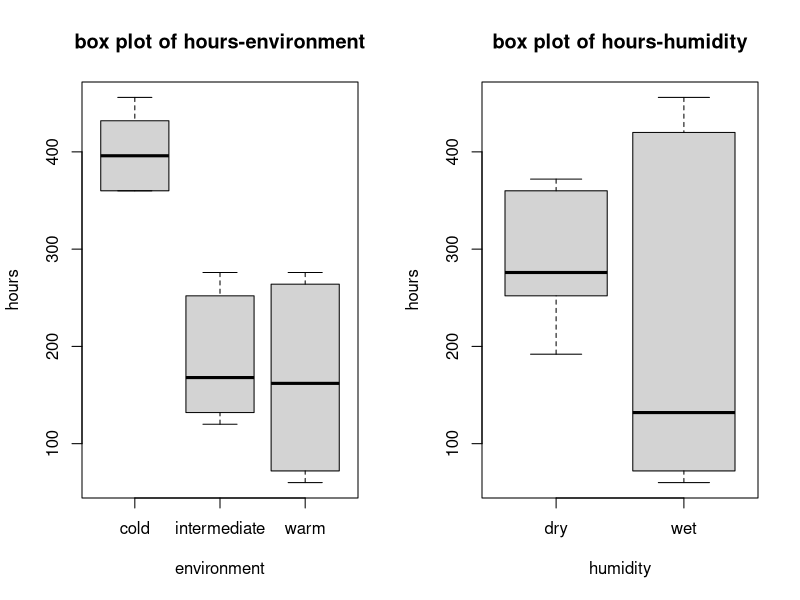
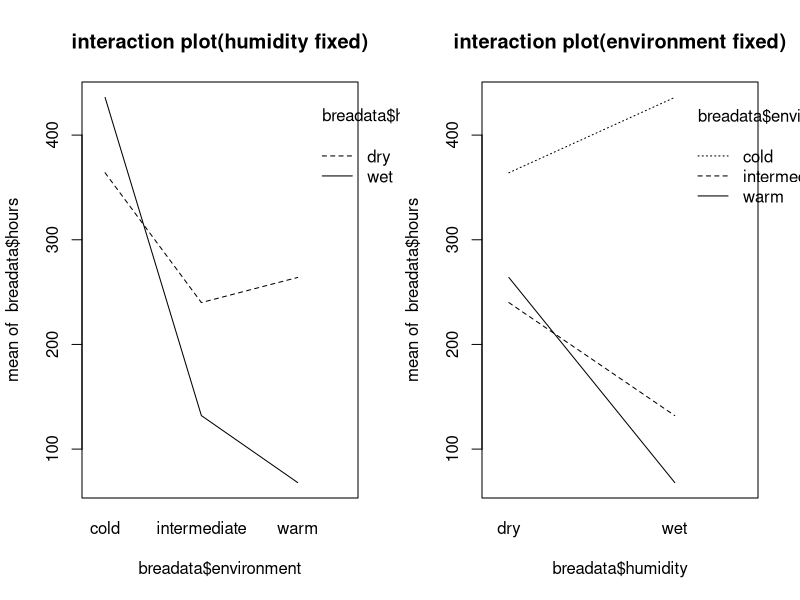
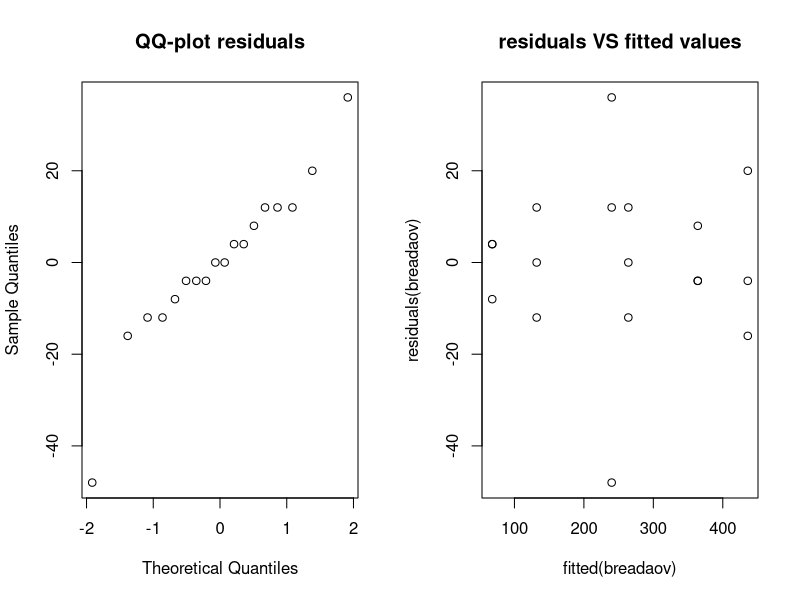
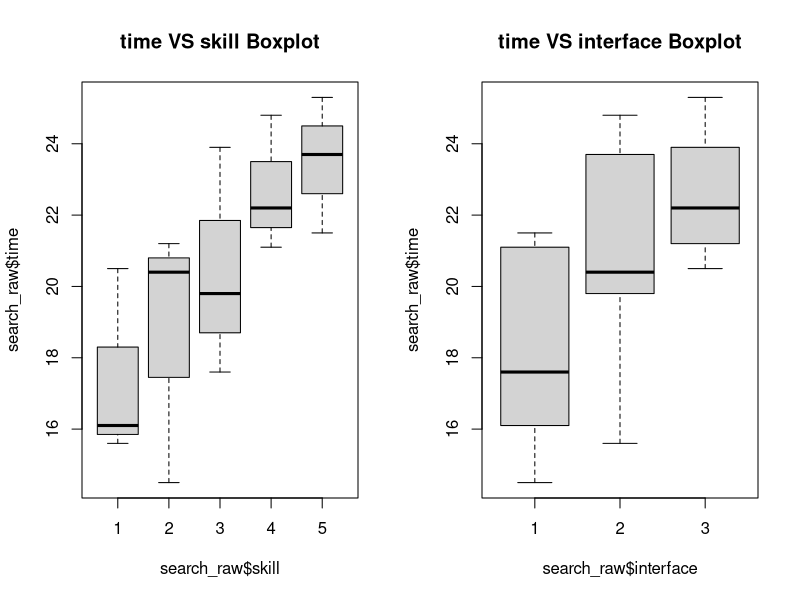
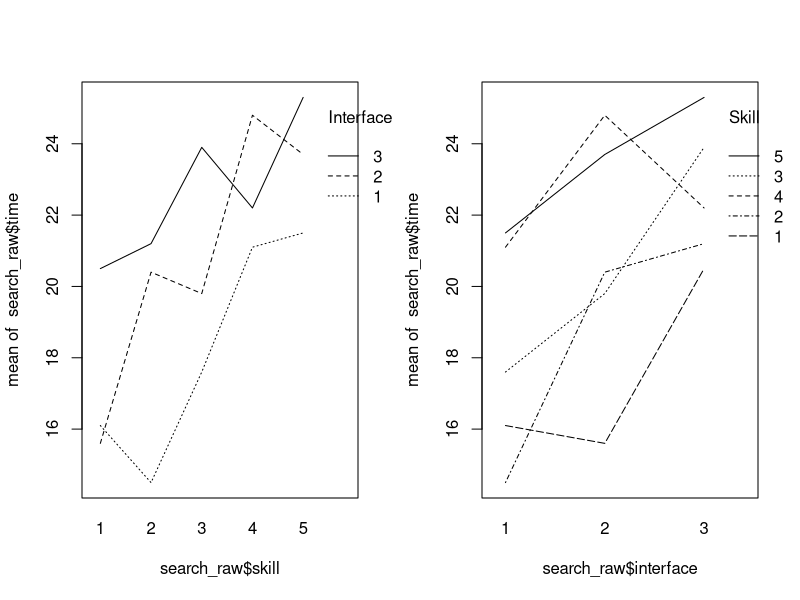
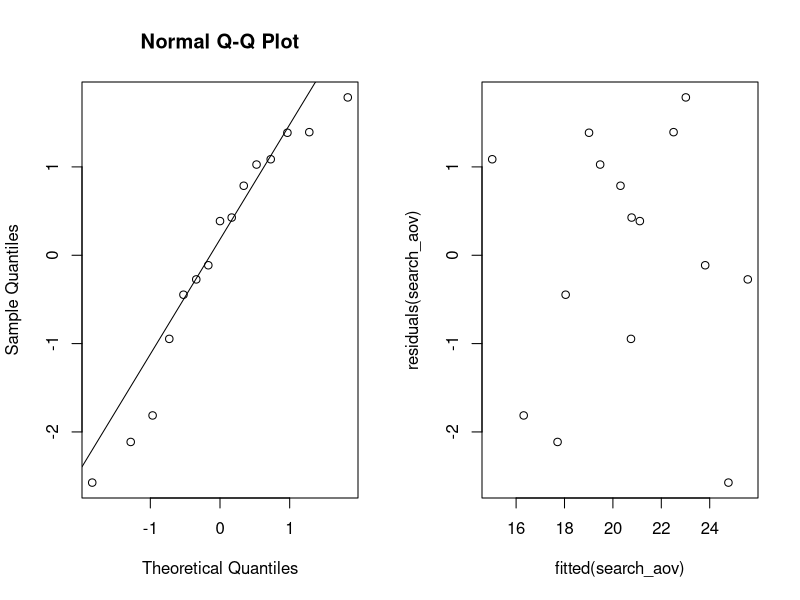
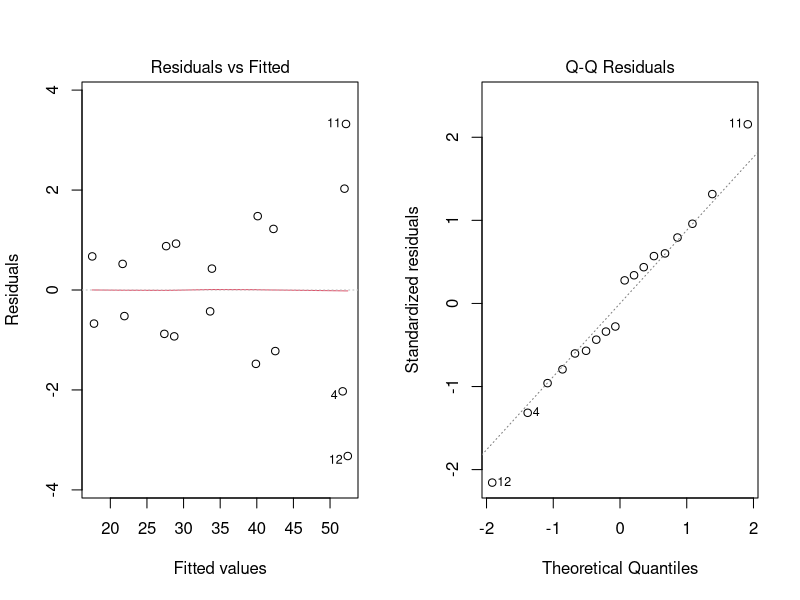
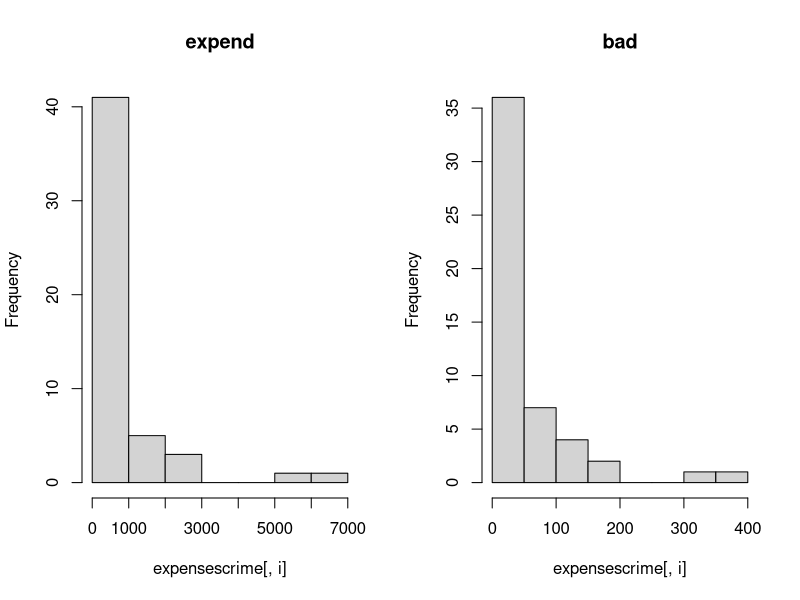

R code for these plots, in order:
## ---- chunk 1
I=3; J=2; N=3
rbind(rep(1:I,each=N*J),rep(1:J,N*I),sample(1:(N*I*J)))
## ---- chunk 2
breadata=read.table(file="bread.txt",header=TRUE);par(mfrow=c(1,2))
boxplot(hours~environment,data=breadata, main="box plot of hours-environment")
boxplot(hours~humidity, data=breadata,main="box plot of hours-humidity")
interaction.plot(breadata$environment,breadata$humidity,breadata$hours, main="interaction plot(humidity fixed)")
interaction.plot(breadata$humidity,breadata$environment,breadata$hours, main="interaction plot(environment fixed)")
## ---- chunk 3
breadaov=lm(hours~environment*humidity, data = breadata); anova(breadaov)
## ---- chunk 4
summary(breadaov)
## ---- chunk 5
par(mfrow=c(1,2));qqnorm(residuals(breadaov), main="QQ-plot residuals"); plot(fitted(breadaov),residuals(breadaov), main="residuals VS fitted values")
## ---- chunk 6
search_raw <- read.delim("./search.txt", header = TRUE, sep = "")
I <- 3; B <- 5; N <- 1;
for(i in 1:B) print(sample(1:(N * I)))
## ---- chunk 7
par(mfrow = c(1,2))
boxplot(search_raw$time ~ search_raw$skill, main = "time VS skill Boxplot")
boxplot(search_raw$time ~ search_raw$interface, main = "time VS interface Boxplot")
## ---- chunk 8
interaction.plot(search_raw$skill, search_raw$interface, search_raw$time, trace.label = "Interface")
interaction.plot(search_raw$interface, search_raw$skill, search_raw$time, trace.label = "Skill")
## ---- chunk 9
search_raw$skill <- as.factor(search_raw$skill)
search_raw$interface <- as.factor(search_raw$interface)
search_aov <- lm(search_raw$time ~ search_raw$skill + search_raw$interface, data = search_raw)
print(anova(search_aov), signif.stars = F)
## ---- chunk 10
contrasts(search_raw$interface) <- contr.sum
contrasts(search_raw$skill) <- contr.sum
search_aov2 <- lm(search_raw$time  ~ search_raw$interface + search_raw$skill)
summary(search_aov2)
## ---- chunk 11
options(digits = 6)
qqnorm(residuals(search_aov));qqline(residuals(search_aov))
plot(fitted(search_aov), residuals(search_aov))
print(shapiro.test(residuals(search_aov))) # fail to reject H0, might be normal
## ---- chunk 12
options(digits = 5)
friedman.test(search_raw$time, search_raw$interface, search_raw$skill)
## ---- chunk 13
search_aov_one_way <- lm(search_raw$time ~ search_raw$interface, data = search_raw)
print(anova(search_aov_one_way), signif.stars = F)
## ---- chunk 14
cow=read.table(file="cow.txt",header=TRUE)
cow$id=factor(cow$id); cow$per=factor(cow$per)
aovcow=lm(milk~treatment+id,data=cow); anova(aovcow)
par(mfrow=c(1,2));plot(aovcow,1);plot(aovcow,2)
## ---- chunk 15
cowlm=lm(milk~treatment+per+id,data=cow); anova(cowlm);summary(cowlm)
## ---- chunk 16
library("lme4")
cowlmer=lmer(milk~treatment+order+per+(1|id),REML=FALSE, data = cow);summary(cowlmer)
cowlmer1 = lmer(milk~order+per+(1|id),REML=FALSE, data = cow)
anova(cowlmer,cowlmer1)
## ---- chunk 17
attach(cow)
t.test(milk[treatment=="A"],milk[treatment=="B"],paired=TRUE)
## ---- chunk 18
nausea_raw <- read.delim("./nauseatable.txt", header = TRUE, sep = "")
med_vec <- c();nausea_vec <- c()

for(i in 1:3) { med_name <- rownames(nausea_raw)[i]
  for(j in 1:2) { nausea <- colnames(nausea_raw)[j]
    for(k in 1:nausea_raw[,j][i]) { med_vec <- append(med_vec, med_name)
      if(j == 1) { nausea_vec <- append(nausea_vec, "no")} 
      else if(j == 2){ nausea_vec <- append(nausea_vec, "yes")}
    }
  }
}
nausea_frame <- data.frame(medicin = med_vec, naus = nausea_vec)
xtabs(~nausea_frame$medicin + nausea_frame$naus)
## ---- chunk 19
permutation_test <- function() {
  B <- 1000; Tstar <- numeric(B)
  for(i in 1:B) { Xstar <- sample(nausea_frame$medicin)
    Tstar[i] <- chisq.test(xtabs(~Xstar + nausea_frame$naus))[[1]]}
  t <- chisq.test(xtabs(~nausea_frame$medicin + nausea_frame$naus))[[1]]
  p1 <- sum(Tstar < t) / B; pr <- sum(Tstar > t) / B
  p <- 2 * min(pr, p1)
  return(p)
}

p_val <- permutation_test()
## ---- chunk 20
options(digits = 3)
## ---- chunk 21

p_val_chi <- chisq.test(xtabs(~nausea_frame$medicin + nausea_frame$naus))[[3]]
## ---- chunk 22
expensescrime=read.table(file="expensescrime.txt",header=TRUE)
for (i in c(2,3,4,5,6,7)) hist(expensescrime[,i],main=names(expensescrime[i]))
plot(expensescrime[,c(2,3,4,5,6,7)])
par(mfrow=c(2,3))
## ---- chunk 23
expensescrimelm=lm(expend~bad+crime+lawyers+employ+pop,data=expensescrime)
expendbadlm=lm(expend~bad,data=expensescrime)
expendcrimelm=lm(expend~crime,data=expensescrime)
expendlawyerslm=lm(expend~lawyers,data=expensescrime)
expendemploylm=lm(expend~employ,data=expensescrime)
expendpoplm=lm(expend~pop,data=expensescrime)
round(cooks.distance(expensescrimelm),2)
plot(cooks.distance(expensescrimelm),type="b",main="Cook's distances")
## ---- chunk 24
library(car)
vif(expensescrimelm)
round(cor(expensescrime[,c(3,4,5,6,7)]),2)
pairs(expensescrime[,c(3,4,5,6,7)])

## ---- chunk 25
summary(lm(expend~bad,data=expensescrime))[8]
summary(lm(expend~crime,data=expensescrime))[8]
summary(lm(expend~lawyers,data=expensescrime))[8]
summary(lm(expend~employ,data=expensescrime))[8]
summary(lm(expend~pop,data=expensescrime))[8]
## ---- chunk 26
summary(lm(expend~employ+bad,data=expensescrime))[8]
summary(lm(expend~employ+crime,data=expensescrime))[8]
summary(lm(expend~employ+lawyers,data=expensescrime))[8]
summary(lm(expend~employ+pop,data=expensescrime))[8]
## ---- chunk 27
summary(lm(expend~bad+crime+lawyers+employ+pop,data=expensescrime))[8]
summary(lm(expend~bad+lawyers+employ+pop,data=expensescrime))[8]
summary(lm(expend~bad+lawyers+employ,data=expensescrime))[8]
summary(lm(expend~lawyers+employ,data=expensescrime))[8]
## ---- chunk 28
employ=expensescrime$employ
expend=expensescrime$expend
lawyers=expensescrime$lawyers
expendemploylawyerslm=lm(expend~employ+lawyers)
plot(residuals(expendemploylawyerslm),employ,main="plot of residuals against employ")
plot(residuals(expendemploylawyerslm),lawyers,main="plot of residuals against lawyers")
x=residuals(lm(employ+lawyers~expensescrime$bad+expensescrime$crime+expensescrime$pop))
y=residuals(lm(expend~expensescrime$bad+expensescrime$crime+expensescrime$pop))
plot(x,y,main="Added variable plot for employ+lawyers")
plot(residuals(expendemploylawyerslm),expensescrime$bad,main="plot of residuals against bad")
plot(residuals(expendemploylawyerslm),expensescrime$crime,main="plot of residuals against crime")
plot(residuals(expendemploylawyerslm),expensescrime$pop,main="plot of residuals against pop")
plot(residuals(expendemploylawyerslm),expend,main="plot of residuals against expend")
plot(fitted(expendemploylawyerslm),residuals(expendemploylawyerslm))
qqnorm(residuals(expendemploylawyerslm))
## ---- chunk 29
vif(expendemploylawyerslm)
summary(lm(expend~lawyers,data=expensescrime))[8]
summary(lm(expend~employ,data=expensescrime))
